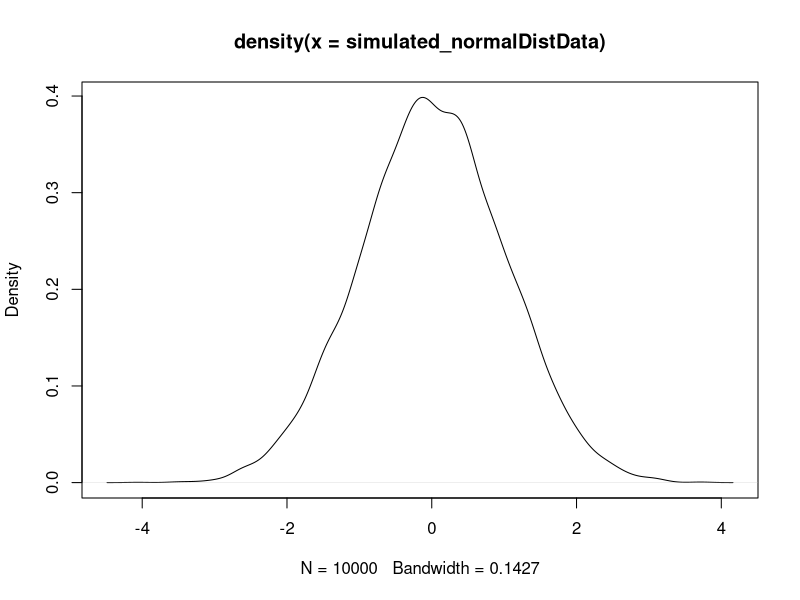

The R source for this figure:
simulated_normalDistData <- rnorm(n = 10000, mean = 0, sd = 1)
# a greater n gives a more symmetrical and well distributed plot
plot(density(simulated_normalDistData))


# > qnorm(.05, mean = 0, sd = 1)    if the area in the tails should be .05, the x value each way is -1.645...
# [1] -1.644854
# > qnorm(.025, mean = 0, sd = 1)
# [1] -1.959964
# > pnorm(6*1, mean = 0, sd = 1)
# [1] 1
# > pnorm(2*1, mean = 0, sd = 1)    if the two ends of acceptable data (tolerance), then the prob that you are within tolerance is .977...
# [1] 0.9772499
# > pnorm(1*1, mean = 0, sd = 1)
# [1] 0.8413447